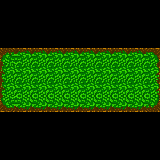

Tiled map render using the project's own tile images. Description and the whole map definition, tile-layer contents included, below:
An orthogonal 10x10 tile map with 16x16 px tiles, 1 tile layer (Kachelebene 1) and 9 objects.

<map version="1.0" tiledversion="1.0.2" orientation="orthogonal" renderorder="right-down" width="10" height="10" tilewidth="16" tileheight="16" nextobjectid="1">
 <tileset firstgid="1" name="Dirt" tilewidth="16" tileheight="16" tilecount="9" columns="3">
  <image source="../Assets/Tiles/Tiles_Dirt_9.png" width="48" height="48" />
  <tile id="0">
   <objectgroup draworder="index">
    <object id="15" x="0" y="0" width="16" height="16" />
   </objectgroup>
  </tile>
  <tile id="1">
   <objectgroup draworder="index">
    <object id="2" x="0" y="0" width="16" height="16" />
   </objectgroup>
  </tile>
  <tile id="2">
   <objectgroup draworder="index">
    <object id="1" x="0" y="0" width="16" height="16" />
   </objectgroup>
  </tile>
  <tile id="3">
   <objectgroup draworder="index">
    <object id="2" x="0" y="0" width="16" height="16" />
   </objectgroup>
  </tile>
  <tile id="4">
   <objectgroup draworder="index">
    <object id="1" x="0" y="0" width="16" height="16" />
   </objectgroup>
  </tile>
  <tile id="5">
   <objectgroup draworder="index">
    <object id="5" x="0" y="0" width="16" height="16" />
   </objectgroup>
  </tile>
  <tile id="6">
   <objectgroup draworder="index">
    <object id="1" x="0" y="0" width="16" height="16" />
   </objectgroup>
  </tile>
  <tile id="7">
   <objectgroup draworder="index">
    <object id="1" x="0" y="0" width="16" height="16" />
   </objectgroup>
  </tile>
  <tile id="8">
   <objectgroup draworder="index">
    <object id="1" x="0" y="0" width="16" height="16" />
   </objectgroup>
  </tile>
 </tileset>
 <layer name="Kachelebene 1" width="10" height="10">
  <data encoding="csv">
0,0,0,0,0,0,0,0,0,0,
0,0,0,0,0,0,0,0,0,0,
0,0,0,0,0,0,0,0,0,0,
1,2,2,2,2,2,2,2,2,3,
4,5,5,5,5,5,5,5,5,6,
4,5,5,5,5,5,5,5,5,6,
7,8,8,8,8,8,8,8,8,9,
0,0,0,0,0,0,0,0,0,0,
0,0,0,0,0,0,0,0,0,0,
0,0,0,0,0,0,0,0,0,0
</data>
 </layer>
</map>